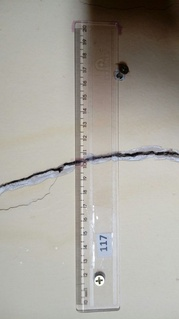
#> input picture Image/Casa117a.jpg, 179 x 319 px, shrunk from 584 x 1040 before the run, given in place of Casa315d.jpg, which was not available
$ jupyter execute Untitled.ipynb
#> lines starting #> are read from the running program, lines starting #| are printed output that depends on the picture; after the words box and inside, x2 and y2 are one past the last pixel; in counts of white or black regions, pixels touching at a corner belong together; pictures that were not available may be replaced by others from this repository, and a replacement may not be noted
[cell 1]
import numpy as np
import cv2
imgname = "Imagens/regua/Casa315d.jpg"          # query image (small object)
imgname2 = "Imagens/regua/Casa120.jpeg" # train image (large scene)

MIN_MATCH_COUNT = 4

## Create ORB object and BF object(using HAMMING)
orb = cv2.ORB_create()
img1 = cv2.imread(imgname,cv2.IMREAD_GRAYSCALE)
#> img1: shape (319, 179); min 0, max 255, mean 163.3
img2 = cv2.imread(imgname2,cv2.IMREAD_GRAYSCALE)
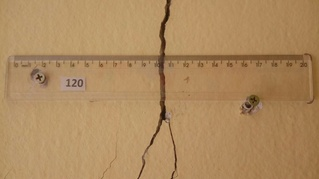
#> input picture Image/Casa120.jpeg, 319 x 179 px, shrunk from 1040 x 584 before the run, found by its file name
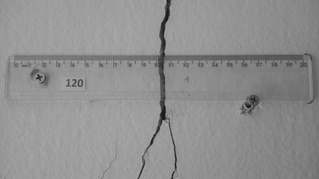
#> img2: shape (179, 319); min 21, max 173, mean 143.8

# [6 lines of commented-out code are left out]
kpts1, descs1 = orb.detectAndCompute(img1,None)
#> kpts1 = 358 keypoints; strongest (x, y, size): (98, 279, 31), (99, 282, 31), (101, 280, 31), (97, 276, 31)
kpts2, descs2 = orb.detectAndCompute(img2,None)
#> kpts2 = 302 keypoints; strongest (x, y, size): (40, 77, 31), (38, 76, 31), (164, 119, 31), (163, 121, 31)

## match descriptors and sort them in the order of their distance
bf = cv2.BFMatcher(cv2.NORM_HAMMING, crossCheck=True)
matches = bf.match(descs1, descs2)
#> matches = 72 matches
dmatches = sorted(matches, key = lambda x:x.distance)
#> dmatches = 72 matches

## extract the matched keypoints
src_pts  = np.float32([kpts1[m.queryIdx].pt for m in dmatches]).reshape(-1,1,2)
#> src_pts = 72 rows, first 8: [84.67, 122.7], [81.6, 121.2], [81, 135], [81.6, 134.4], [118, 76], [80.4, 117.6], [81, 142], [116.4, 75.6]
dst_pts  = np.float32([kpts2[m.trainIdx].pt for m in dmatches]).reshape(-1,1,2)
#> dst_pts = 72 rows, first 8: [224.6, 61.92], [231.6, 61.2], [230.4, 63.36], [129.6, 63.94], [254, 98], [247.2, 61.2], [129.6, 63.36], [253, 102]

## find homography matrix and do perspective transform
M, mask = cv2.findHomography(src_pts, dst_pts, cv2.RANSAC,5.0)
#> M = [[-7.09, 7.57, -2444.1], [-19, -2.49, 1316.9], [-0.0805, -0.0294, 1]]; mask = 72 values, max 1 at index 0, min 0 at index 2, mean 0.181
h,w = img1.shape[:2]
#> h = 319; w = 179
pts = np.float32([ [0,0],[0,h-1],[w-1,h-1],[w-1,0] ]).reshape(-1,1,2)
#> pts = [[0, 0], [0, 318], [178, 318], [178, 0]]
dst = cv2.perspectiveTransform(pts,M)
#> dst = [[-2444.1, 1316.9], [4.26, -62.93], [57.29, 126], [278.2, 154.9]]

## draw found regions
img2 = cv2.polylines(img2, [np.int32(dst)], True, (0,0,255), 1, cv2.LINE_AA)
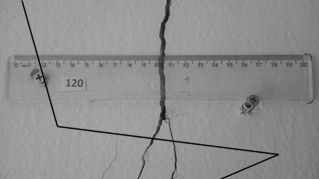
#> img2: shape (179, 319); 2.12% of pixels changed, all inside (x1, y1, x2, y2) = (20, 0, 280, 179)
cv2.imshow("found", img2)

## draw match lines
res = cv2.drawMatches(img1, kpts1, img2, kpts2, dmatches[:20],None,flags=2)
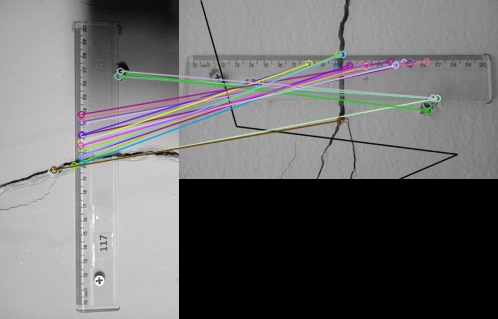
#> res: shape (319, 498, 3); mean of channels 0, 1, 2 110, 109.7, 109.9; drawn as B, G, R

cv2.imwrite('Imagens/regua/casa120aTwo2.jpg',res)
#> Out = True
